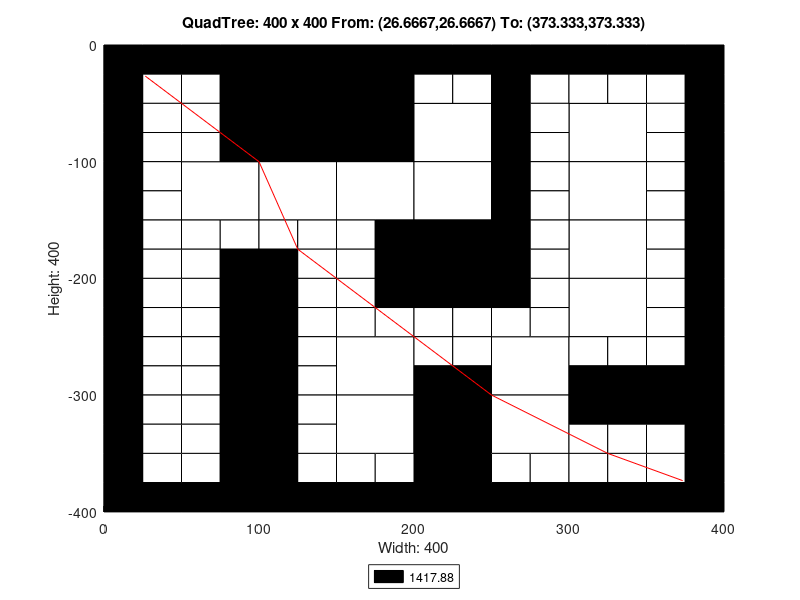

Source code (MATLAB):
axis([0 400 -400 0]);
title('QuadTree: 400 x 400 From: (26.6667,26.6667) To: (373.333,373.333)');
xlabel('Width: 400');
ylabel('Height: 400');
rectangle('Position',[100 -100 100 100], 'FaceColor',[0 0 0]);
rectangle('Position',[50 -150 50 50], 'FaceColor',[1 1 1]);
rectangle('Position',[100 -150 50 50], 'FaceColor',[1 1 1]);
rectangle('Position',[150 -150 50 50], 'FaceColor',[1 1 1]);
rectangle('Position',[200 -100 50 50], 'FaceColor',[1 1 1]);
rectangle('Position',[300 -100 50 50], 'FaceColor',[1 1 1]);
rectangle('Position',[200 -150 50 50], 'FaceColor',[1 1 1]);
rectangle('Position',[200 -200 50 50], 'FaceColor',[0 0 0]);
rectangle('Position',[300 -150 50 50], 'FaceColor',[1 1 1]);
rectangle('Position',[300 -200 50 50], 'FaceColor',[1 1 1]);
rectangle('Position',[150 -300 50 50], 'FaceColor',[1 1 1]);
rectangle('Position',[150 -350 50 50], 'FaceColor',[1 1 1]);
rectangle('Position',[250 -300 50 50], 'FaceColor',[1 1 1]);
rectangle('Position',[300 -250 50 50], 'FaceColor',[1 1 1]);
rectangle('Position',[200 -350 50 50], 'FaceColor',[0 0 0]);
rectangle('Position',[250 -350 50 50], 'FaceColor',[1 1 1]);
rectangle('Position',[200 -400 50 50], 'FaceColor',[0 0 0]);
rectangle('Position',[0 -25 25 25], 'FaceColor',[0 0 0]);
rectangle('Position',[25 -25 25 25], 'FaceColor',[0 0 0]);
rectangle('Position',[0 -50 25 25], 'FaceColor',[0 0 0]);
rectangle('Position',[25 -50 25 25], 'FaceColor',[1 1 1]);
rectangle('Position',[50 -25 25 25], 'FaceColor',[0 0 0]);
rectangle('Position',[75 -25 25 25], 'FaceColor',[0 0 0]);
rectangle('Position',[50 -50 25 25], 'FaceColor',[1 1 1]);
rectangle('Position',[75 -50 25 25], 'FaceColor',[0 0 0]);
rectangle('Position',[0 -75 25 25], 'FaceColor',[0 0 0]);
rectangle('Position',[25 -75 25 25], 'FaceColor',[1 1 1]);
rectangle('Position',[0 -100 25 25], 'FaceColor',[0 0 0]);
rectangle('Position',[25 -100 25 25], 'FaceColor',[1 1 1]);
rectangle('Position',[50 -75 25 25], 'FaceColor',[1 1 1]);
rectangle('Position',[75 -75 25 25], 'FaceColor',[0 0 0]);
rectangle('Position',[50 -100 25 25], 'FaceColor',[1 1 1]);
rectangle('Position',[75 -100 25 25], 'FaceColor',[0 0 0]);
rectangle('Position',[0 -125 25 25], 'FaceColor',[0 0 0]);
rectangle('Position',[25 -125 25 25], 'FaceColor',[1 1 1]);
rectangle('Position',[0 -150 25 25], 'FaceColor',[0 0 0]);
rectangle('Position',[25 -150 25 25], 'FaceColor',[1 1 1]);
rectangle('Position',[0 -175 25 25], 'FaceColor',[0 0 0]);
rectangle('Position',[25 -175 25 25], 'FaceColor',[1 1 1]);
rectangle('Position',[0 -200 25 25], 'FaceColor',[0 0 0]);
rectangle('Position',[25 -200 25 25], 'FaceColor',[1 1 1]);
rectangle('Position',[50 -175 25 25], 'FaceColor',[1 1 1]);
rectangle('Position',[75 -175 25 25], 'FaceColor',[1 1 1]);
rectangle('Position',[50 -200 25 25], 'FaceColor',[1 1 1]);
rectangle('Position',[75 -200 25 25], 'FaceColor',[0 0 0]);
rectangle('Position',[100 -175 25 25], 'FaceColor',[1 1 1]);
rectangle('Position',[125 -175 25 25], 'FaceColor',[1 1 1]);
rectangle('Position',[100 -200 25 25], 'FaceColor',[0 0 0]);
rectangle('Position',[125 -200 25 25], 'FaceColor',[1 1 1]);
rectangle('Position',[150 -175 25 25], 'FaceColor',[1 1 1]);
rectangle('Position',[175 -175 25 25], 'FaceColor',[0 0 0]);
rectangle('Position',[150 -200 25 25], 'FaceColor',[1 1 1]);
rectangle('Position',[175 -200 25 25], 'FaceColor',[0 0 0]);
rectangle('Position',[200 -25 25 25], 'FaceColor',[0 0 0]);
rectangle('Position',[225 -25 25 25], 'FaceColor',[0 0 0]);
rectangle('Position',[200 -50 25 25], 'FaceColor',[1 1 1]);
rectangle('Position',[225 -50 25 25], 'FaceColor',[1 1 1]);
rectangle('Position',[250 -25 25 25], 'FaceColor',[0 0 0]);
rectangle('Position',[275 -25 25 25], 'FaceColor',[0 0 0]);
rectangle('Position',[250 -50 25 25], 'FaceColor',[0 0 0]);
rectangle('Position',[275 -50 25 25], 'FaceColor',[1 1 1]);
rectangle('Position',[250 -75 25 25], 'FaceColor',[0 0 0]);
rectangle('Position',[275 -75 25 25], 'FaceColor',[1 1 1]);
rectangle('Position',[250 -100 25 25], 'FaceColor',[0 0 0]);
rectangle('Position',[275 -100 25 25], 'FaceColor',[1 1 1]);
rectangle('Position',[300 -25 25 25], 'FaceColor',[0 0 0]);
rectangle('Position',[325 -25 25 25], 'FaceColor',[0 0 0]);
rectangle('Position',[300 -50 25 25], 'FaceColor',[1 1 1]);
rectangle('Position',[325 -50 25 25], 'FaceColor',[1 1 1]);
rectangle('Position',[350 -25 25 25], 'FaceColor',[0 0 0]);
rectangle('Position',[375 -25 25 25], 'FaceColor',[0 0 0]);
rectangle('Position',[350 -50 25 25], 'FaceColor',[1 1 1]);
rectangle('Position',[375 -50 25 25], 'FaceColor',[0 0 0]);
rectangle('Position',[350 -75 25 25], 'FaceColor',[1 1 1]);
rectangle('Position',[375 -75 25 25], 'FaceColor',[0 0 0]);
rectangle('Position',[350 -100 25 25], 'FaceColor',[1 1 1]);
rectangle('Position',[375 -100 25 25], 'FaceColor',[0 0 0]);
rectangle('Position',[250 -125 25 25], 'FaceColor',[0 0 0]);
rectangle('Position',[275 -125 25 25], 'FaceColor',[1 1 1]);
rectangle('Position',[250 -150 25 25], 'FaceColor',[0 0 0]);
rectangle('Position',[275 -150 25 25], 'FaceColor',[1 1 1]);
rectangle('Position',[250 -175 25 25], 'FaceColor',[0 0 0]);
rectangle('Position',[275 -175 25 25], 'FaceColor',[1 1 1]);
rectangle('Position',[250 -200 25 25], 'FaceColor',[0 0 0]);
rectangle('Position',[275 -200 25 25], 'FaceColor',[1 1 1]);
rectangle('Position',[350 -125 25 25], 'FaceColor',[1 1 1]);
rectangle('Position',[375 -125 25 25], 'FaceColor',[0 0 0]);
rectangle('Position',[350 -150 25 25], 'FaceColor',[1 1 1]);
rectangle('Position',[375 -150 25 25], 'FaceColor',[0 0 0]);
rectangle('Position',[350 -175 25 25], 'FaceColor',[1 1 1]);
rectangle('Position',[375 -175 25 25], 'FaceColor',[0 0 0]);
rectangle('Position',[350 -200 25 25], 'FaceColor',[1 1 1]);
rectangle('Position',[375 -200 25 25], 'FaceColor',[0 0 0]);
rectangle('Position',[0 -225 25 25], 'FaceColor',[0 0 0]);
rectangle('Position',[25 -225 25 25], 'FaceColor',[1 1 1]);
rectangle('Position',[0 -250 25 25], 'FaceColor',[0 0 0]);
rectangle('Position',[25 -250 25 25], 'FaceColor',[1 1 1]);
rectangle('Position',[50 -225 25 25], 'FaceColor',[1 1 1]);
rectangle('Position',[75 -225 25 25], 'FaceColor',[0 0 0]);
rectangle('Position',[50 -250 25 25], 'FaceColor',[1 1 1]);
rectangle('Position',[75 -250 25 25], 'FaceColor',[0 0 0]);
rectangle('Position',[0 -275 25 25], 'FaceColor',[0 0 0]);
rectangle('Position',[25 -275 25 25], 'FaceColor',[1 1 1]);
rectangle('Position',[0 -300 25 25], 'FaceColor',[0 0 0]);
rectangle('Position',[25 -300 25 25], 'FaceColor',[1 1 1]);
rectangle('Position',[50 -275 25 25], 'FaceColor',[1 1 1]);
rectangle('Position',[75 -275 25 25], 'FaceColor',[0 0 0]);
rectangle('Position',[50 -300 25 25], 'FaceColor',[1 1 1]);
rectangle('Position',[75 -300 25 25], 'FaceColor',[0 0 0]);
rectangle('Position',[100 -225 25 25], 'FaceColor',[0 0 0]);
rectangle('Position',[125 -225 25 25], 'FaceColor',[1 1 1]);
rectangle('Position',[100 -250 25 25], 'FaceColor',[0 0 0]);
rectangle('Position',[125 -250 25 25], 'FaceColor',[1 1 1]);
rectangle('Position',[150 -225 25 25], 'FaceColor',[1 1 1]);
rectangle('Position',[175 -225 25 25], 'FaceColor',[0 0 0]);
rectangle('Position',[150 -250 25 25], 'FaceColor',[1 1 1]);
rectangle('Position',[175 -250 25 25], 'FaceColor',[1 1 1]);
rectangle('Position',[100 -275 25 25], 'FaceColor',[0 0 0]);
rectangle('Position',[125 -275 25 25], 'FaceColor',[1 1 1]);
rectangle('Position',[100 -300 25 25], 'FaceColor',[0 0 0]);
rectangle('Position',[125 -300 25 25], 'FaceColor',[1 1 1]);
rectangle('Position',[0 -325 25 25], 'FaceColor',[0 0 0]);
rectangle('Position',[25 -325 25 25], 'FaceColor',[1 1 1]);
rectangle('Position',[0 -350 25 25], 'FaceColor',[0 0 0]);
rectangle('Position',[25 -350 25 25], 'FaceColor',[1 1 1]);
rectangle('Position',[50 -325 25 25], 'FaceColor',[1 1 1]);
rectangle('Position',[75 -325 25 25], 'FaceColor',[0 0 0]);
rectangle('Position',[50 -350 25 25], 'FaceColor',[1 1 1]);
rectangle('Position',[75 -350 25 25], 'FaceColor',[0 0 0]);
rectangle('Position',[0 -375 25 25], 'FaceColor',[0 0 0]);
rectangle('Position',[25 -375 25 25], 'FaceColor',[1 1 1]);
rectangle('Position',[0 -400 25 25], 'FaceColor',[0 0 0]);
rectangle('Position',[25 -400 25 25], 'FaceColor',[0 0 0]);
rectangle('Position',[50 -375 25 25], 'FaceColor',[1 1 1]);
rectangle('Position',[75 -375 25 25], 'FaceColor',[0 0 0]);
rectangle('Position',[50 -400 25 25], 'FaceColor',[0 0 0]);
rectangle('Position',[75 -400 25 25], 'FaceColor',[0 0 0]);
rectangle('Position',[100 -325 25 25], 'FaceColor',[0 0 0]);
rectangle('Position',[125 -325 25 25], 'FaceColor',[1 1 1]);
rectangle('Position',[100 -350 25 25], 'FaceColor',[0 0 0]);
rectangle('Position',[125 -350 25 25], 'FaceColor',[1 1 1]);
rectangle('Position',[100 -375 25 25], 'FaceColor',[0 0 0]);
rectangle('Position',[125 -375 25 25], 'FaceColor',[1 1 1]);
rectangle('Position',[100 -400 25 25], 'FaceColor',[0 0 0]);
rectangle('Position',[125 -400 25 25], 'FaceColor',[0 0 0]);
rectangle('Position',[150 -375 25 25], 'FaceColor',[1 1 1]);
rectangle('Position',[175 -375 25 25], 'FaceColor',[1 1 1]);
rectangle('Position',[150 -400 25 25], 'FaceColor',[0 0 0]);
rectangle('Position',[175 -400 25 25], 'FaceColor',[0 0 0]);
rectangle('Position',[200 -225 25 25], 'FaceColor',[0 0 0]);
rectangle('Position',[225 -225 25 25], 'FaceColor',[0 0 0]);
rectangle('Position',[200 -250 25 25], 'FaceColor',[1 1 1]);
rectangle('Position',[225 -250 25 25], 'FaceColor',[1 1 1]);
rectangle('Position',[250 -225 25 25], 'FaceColor',[0 0 0]);
rectangle('Position',[275 -225 25 25], 'FaceColor',[1 1 1]);
rectangle('Position',[250 -250 25 25], 'FaceColor',[1 1 1]);
rectangle('Position',[275 -250 25 25], 'FaceColor',[1 1 1]);
rectangle('Position',[200 -275 25 25], 'FaceColor',[1 1 1]);
rectangle('Position',[225 -275 25 25], 'FaceColor',[1 1 1]);
rectangle('Position',[200 -300 25 25], 'FaceColor',[0 0 0]);
rectangle('Position',[225 -300 25 25], 'FaceColor',[0 0 0]);
rectangle('Position',[350 -225 25 25], 'FaceColor',[1 1 1]);
rectangle('Position',[375 -225 25 25], 'FaceColor',[0 0 0]);
rectangle('Position',[350 -250 25 25], 'FaceColor',[1 1 1]);
rectangle('Position',[375 -250 25 25], 'FaceColor',[0 0 0]);
rectangle('Position',[300 -275 25 25], 'FaceColor',[1 1 1]);
rectangle('Position',[325 -275 25 25], 'FaceColor',[1 1 1]);
rectangle('Position',[300 -300 25 25], 'FaceColor',[0 0 0]);
rectangle('Position',[325 -300 25 25], 'FaceColor',[0 0 0]);
rectangle('Position',[350 -275 25 25], 'FaceColor',[1 1 1]);
rectangle('Position',[375 -275 25 25], 'FaceColor',[0 0 0]);
rectangle('Position',[350 -300 25 25], 'FaceColor',[0 0 0]);
rectangle('Position',[375 -300 25 25], 'FaceColor',[0 0 0]);
rectangle('Position',[250 -375 25 25], 'FaceColor',[1 1 1]);
rectangle('Position',[275 -375 25 25], 'FaceColor',[1 1 1]);
rectangle('Position',[250 -400 25 25], 'FaceColor',[0 0 0]);
rectangle('Position',[275 -400 25 25], 'FaceColor',[0 0 0]);
rectangle('Position',[300 -325 25 25], 'FaceColor',[0 0 0]);
rectangle('Position',[325 -325 25 25], 'FaceColor',[0 0 0]);
rectangle('Position',[300 -350 25 25], 'FaceColor',[1 1 1]);
rectangle('Position',[325 -350 25 25], 'FaceColor',[1 1 1]);
rectangle('Position',[350 -325 25 25], 'FaceColor',[0 0 0]);
rectangle('Position',[375 -325 25 25], 'FaceColor',[0 0 0]);
rectangle('Position',[350 -350 25 25], 'FaceColor',[1 1 1]);
rectangle('Position',[375 -350 25 25], 'FaceColor',[0 0 0]);
rectangle('Position',[300 -375 25 25], 'FaceColor',[1 1 1]);
rectangle('Position',[325 -375 25 25], 'FaceColor',[1 1 1]);
rectangle('Position',[300 -400 25 25], 'FaceColor',[0 0 0]);
rectangle('Position',[325 -400 25 25], 'FaceColor',[0 0 0]);
rectangle('Position',[350 -375 25 25], 'FaceColor',[1 1 1]);
rectangle('Position',[375 -375 25 25], 'FaceColor',[0 0 0]);
rectangle('Position',[350 -400 25 25], 'FaceColor',[0 0 0]);
rectangle('Position',[375 -400 25 25], 'FaceColor',[0 0 0]);
X=[373.333,373.333,325,325,250,200,200,175,175,150,125,125,100,75,50,50,26.6667];
Y=[-373.333,-373.333,-350,-350,-300,-250,-250,-225,-225,-200,-175,-175,-100,-75,-50,-50,-26.6667];
hold on;
plot(X,Y,'r');
legend('1417.88','Location','southoutside');
